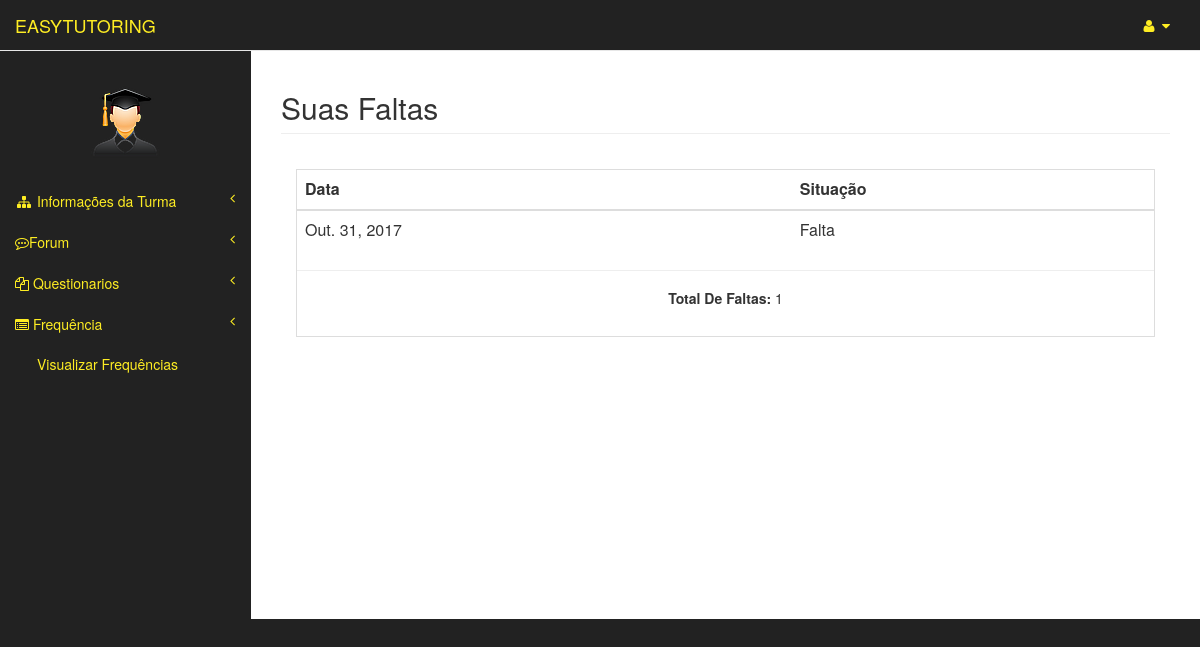
The page /faltas/faltaAluno/13/ (signed in) on the database as committed earlier.
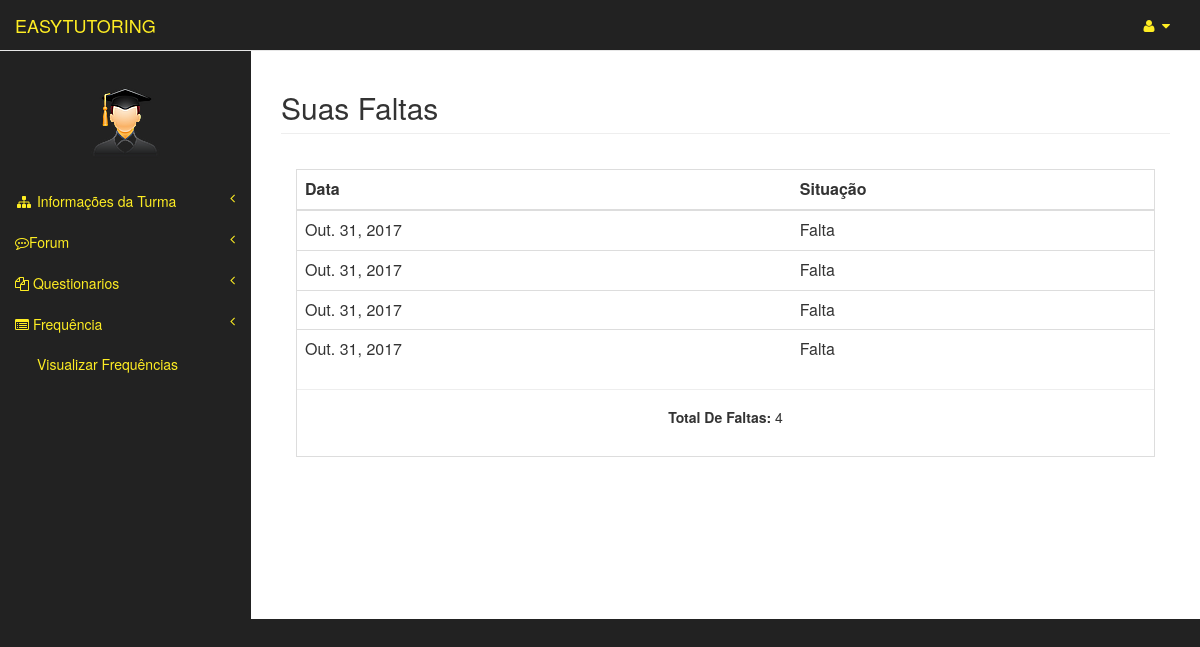
The same page on the database as committed later.
### usuarios/models.py (models this page shows, shortened)
class Usuario(models.Model):
	user = models.OneToOneField(User)
	matricula = models.CharField(max_length=20)
	curso = models.CharField(max_length=3)
	tipo = models.CharField(max_length=8, blank=False,null=True)
	nome_completo = models.CharField(max_length=150)
	img = models.ImageField(upload_to="img/original/", blank=True)
	thumb = ThumbnailerImageField(upload_to="img/thumb/", blank=True,null=True,resize_source=dict(size=(100, 100), sharpen=True))

### faltas/models.py (models this page shows)
class Falta(models.Model):
	turmas = models.ForeignKey(Turma)
	alunos= models.ForeignKey(Aluno)
	date= models.DateField()
	presenca = models.BooleanField(default=False)

### faltas/views.py (the view)
# urls.py: url(r'^faltaAluno/(?P<turma_id>[0-9]+)/$', views.faltaAluno, name='faltaAluno'),
def faltaAluno(request,turma_id):
	user = request.user
	usuario = Usuario.objects.get(user=user)
	turma = Turma.objects.get(pk=turma_id)
	faltas = Falta.objects.filter(turmas=turma,alunos=usuario).order_by('date')
	count_falta = len(Falta.objects.filter(turmas=turma,alunos=usuario,presenca=False))
	context ={'usuario': usuario,
	'turma':turma,
	'faltas': faltas,
	'count_falta':count_falta
	}
	return render(request,'faltas/faltaAluno.html',context=context)

### templates/faltas/faltaAluno.html (shortened to what this page needs)
{% extends "aluno_area/turmaArea.html" %}
{% block pageHeader %}
    <h2 class="page-header">Suas Faltas</h2>
{% endblock pageHeader %}
{% block form %}
      <div class="panel-body">
        <div class="table-responsive table-bordered">
            <table class="table">
                <thead>
                    <tr>
                      <th>Data</th>
                      <th>Situação</th>
                    </tr>
                </thead>
                    {% for falta in faltas  %}
                          <tr>
              <td>{{falta.date}}</td>
            {% if falta.presenca == True %}
              <td>Presente</td>
            {% else %}
              <td>Falta</td>
            {% endif %}
                          </tr>
                    {% endfor %}
                  </table>
                  <hr>
                <center><h5><b>Total De Faltas: </b>{{count_falta}}</h5></center>
                <br>
              </div>
        </div>
    </div>
{% endblock form %}

### templates/aluno_area/turmaArea.html (shortened to what this page needs)
{% extends "aluno_area/index.html" %}
{% block principal %}
    <a class="navbar-brand" href="{% url 'tutor_area:index' %}" id="link-color">EASYTUTORING</a>
{% endblock principal %}
{% block barraLateral %}
                <div class="navbar-default sidebar" role="navigation">
                <div class="sidebar-nav navbar-collapse">
                    <ul class="nav" id="side-menu">
                        <br>
                       <center><p><img src="{{ usuario.thumb.url}}" class= "img-circle"/> </p></center>
                        <li class="itens-menu">
                            <a href="#" id="link-color"><i class="fa fa-sitemap fa-fw"></i> Informações da Turma<span class="fa arrow"></span></a>
                        </li>
                        <li class="itens-menu">
                            <a href="#" id="link-color"><i class="fa fa-commenting-o" ></i>Forum<span class="fa arrow"></span></a>
                        </li>
                        <li class="itens-menu">
                            <a href="#" id="link-color"><i class="fa fa-files-o"></i> Questionarios<span class="fa arrow"></span></a>
                        </li>
                        <li class="itens-menu">
                            <a href="#" id="link-color"><i class="fa fa-list-alt"></i> Frequência<span class="fa arrow"></span></a>
                            <ul class="nav nav-second-level">
                                <li  class="itens-menu">
                                    <a href="{% url 'faltas:faltaAluno' turma.id %}" id="link-color">Visualizar Frequências</a>
                                </li>
                            </ul>
                        </li>
                    </ul>
                </div>
            </div>
{% endblock barraLateral %}

### templates/aluno_area/index.html (shortened to what this page needs)
{% extends "templateEasyTutoring.html" %}

### templates/templateEasyTutoring.html (shortened to what this page needs)
<html lang="pt-br">
{% load static  %}
<head>
    <link href="{% static 'templateEasyTutoring/vendor/bootstrap/css/bootstrap.min.css' %}" rel="stylesheet">
    <link href="{% static 'css/tutoring.css' %}" rel="stylesheet">
    <link href="{% static 'templateEasyTutoring/vendor/metisMenu/metisMenu.min.css' %}" rel="stylesheet">
    <link href="{% static 'templateEasyTutoring/dist/css/sb-admin-2.css' %}" rel="stylesheet">
    <link href="{% static 'templateEasyTutoring/vendor/morrisjs/morris.css' %}" rel="stylesheet">
    <link href="{% static 'templateEasyTutoring/vendor/font-awesome/css/font-awesome.min.css' %}" rel="stylesheet" type="text/css">
    <link href="{% static 'css/notify/bootstrap-notify.css' %}" rel="stylesheet" type="text/css">
</head>
<body>
    <div id="wrapper">
        <nav class="navbar navbar-default navbar-static-top" role="navigation" style="margin-bottom: 0">
            <div class="navbar-header">
                {% block principal %}
                {% endblock principal %}
            </div>
            <ul class="nav navbar-top-links navbar-right">
                <li class="dropdown itens-menu"  >
                    <a class="dropdown-toggle" data-toggle="dropdown" href="#" id="link-color">
                        <i class="fa fa-user fa-fw" id="link-color"></i> <i class="fa fa-caret-down"></i>
                    </a>
            </ul>
            {% block barraLateral %}
            {% endblock barraLateral %}
        </nav>
        <div id="page-wrapper">
            <div class="row">
                <div class="col-lg-12">
                    {% block pageHeader %}{% endblock pageHeader %}
                </div>
            </div>
            <div class="row">
                <div class="col-lg-12">
                {% block form %}
                {% endblock form %}
                 </div>
            </div>
        </div>
</body>
</html>

### static/css/tutoring.css (style rules this page uses)
#link-color { color: #feed23; }

Rows that differ between the two databases and show on the page:
added Falta: date "Out. 31, 2017", presenca "Falta"
added Falta: date "Out. 31, 2017", presenca "Falta"
added Falta: date "Out. 31, 2017", presenca "Falta"
Other text that changed with them:
{{ count_falta }}: "1" → "4"
